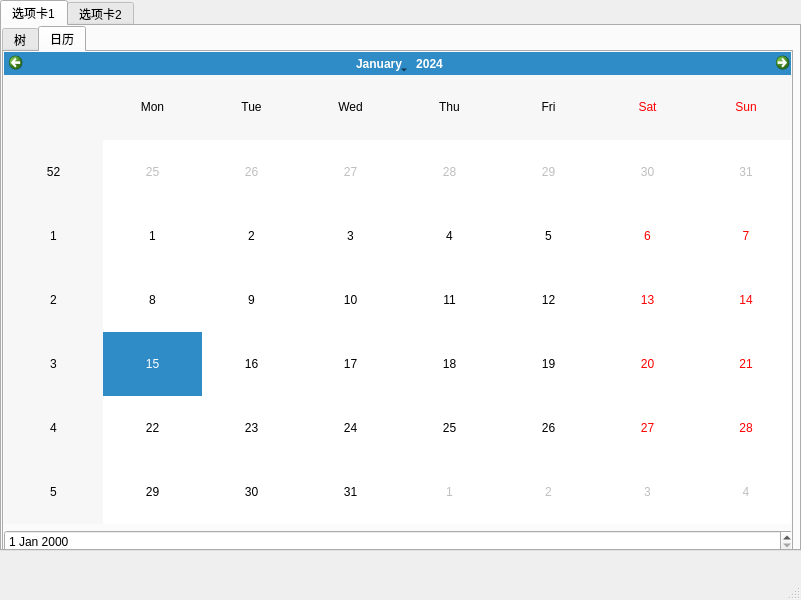
<?xml version="1.0" encoding="UTF-8"?>
<ui version="4.0">
 <class>MainWindow</class>
 <widget class="QMainWindow" name="MainWindow">
  <property name="geometry">
   <rect>
    <x>0</x>
    <y>0</y>
    <width>801</width>
    <height>600</height>
   </rect>
  </property>
  <property name="windowTitle">
   <string>ComplexUI</string>
  </property>
  <widget class="QWidget" name="centralwidget">
   <widget class="QTabWidget" name="tabWidget">
    <property name="geometry">
     <rect>
      <x>0</x>
      <y>0</y>
      <width>801</width>
      <height>551</height>
     </rect>
    </property>
    <property name="currentIndex">
     <number>0</number>
    </property>
    <widget class="QWidget" name="tab">
     <attribute name="title">
      <string>选项卡1</string>
     </attribute>
     <widget class="QTabWidget" name="tabWidget_2">
      <property name="geometry">
       <rect>
        <x>0</x>
        <y>0</y>
        <width>791</width>
        <height>531</height>
       </rect>
      </property>
      <property name="currentIndex">
       <number>1</number>
      </property>
      <widget class="QWidget" name="tab_3">
       <attribute name="title">
        <string>树</string>
       </attribute>
       <widget class="QTreeWidget" name="treeWidget">
        <property name="geometry">
         <rect>
          <x>0</x>
          <y>0</y>
          <width>781</width>
          <height>501</height>
         </rect>
        </property>
        <column>
         <property name="text">
          <string>第1列</string>
         </property>
        </column>
        <column>
         <property name="text">
          <string>New Column</string>
         </property>
        </column>
        <item>
         <property name="text">
          <string>子项目1</string>
         </property>
        </item>
        <item>
         <property name="text">
          <string>子项目2</string>
         </property>
         <item>
          <property name="text">
           <string>子子项目1</string>
          </property>
         </item>
        </item>
       </widget>
      </widget>
      <widget class="QWidget" name="tab_4">
       <attribute name="title">
        <string>日历</string>
       </attribute>
       <widget class="QWidget" name="verticalLayoutWidget">
        <property name="geometry">
         <rect>
          <x>0</x>
          <y>0</y>
          <width>791</width>
          <height>501</height>
         </rect>
        </property>
        <layout class="QVBoxLayout" name="verticalLayout">
         <item>
          <widget class="QCalendarWidget" name="calendarWidget"/>
         </item>
         <item>
          <widget class="QDateEdit" name="dateEdit"/>
         </item>
        </layout>
       </widget>
      </widget>
     </widget>
    </widget>
    <widget class="QWidget" name="tab_2">
     <attribute name="title">
      <string>选项卡2</string>
     </attribute>
     <widget class="QGroupBox" name="groupBox">
      <property name="geometry">
       <rect>
        <x>10</x>
        <y>20</y>
        <width>331</width>
        <height>131</height>
       </rect>
      </property>
      <property name="title">
       <string>功能选择</string>
      </property>
      <widget class="QWidget" name="">
       <property name="geometry">
        <rect>
         <x>90</x>
         <y>30</y>
         <width>55</width>
         <height>62</height>
        </rect>
       </property>
       <layout class="QVBoxLayout" name="verticalLayout_2">
        <item>
         <widget class="QRadioButton" name="radioButton">
          <property name="text">
           <string>默认</string>
          </property>
         </widget>
        </item>
        <item>
         <widget class="QRadioButton" name="radioButton_2">
          <property name="text">
           <string>重置</string>
          </property>
         </widget>
        </item>
        <item>
         <widget class="QRadioButton" name="radioButton_3">
          <property name="text">
           <string>选项3</string>
          </property>
         </widget>
        </item>
       </layout>
      </widget>
     </widget>
     <widget class="QGroupBox" name="groupBox_2">
      <property name="geometry">
       <rect>
        <x>350</x>
        <y>20</y>
        <width>431</width>
        <height>131</height>
       </rect>
      </property>
      <property name="title">
       <string>移动刻度盘</string>
      </property>
      <widget class="QWidget" name="">
       <property name="geometry">
        <rect>
         <x>80</x>
         <y>20</y>
         <width>311</width>
         <height>102</height>
        </rect>
       </property>
       <layout class="QHBoxLayout" name="horizontalLayout">
        <item>
         <widget class="QDial" name="dial"/>
        </item>
        <item>
         <widget class="QLCDNumber" name="lcdNumber"/>
        </item>
       </layout>
      </widget>
     </widget>
     <widget class="QFontComboBox" name="fontComboBox">
      <property name="geometry">
       <rect>
        <x>10</x>
        <y>190</y>
        <width>331</width>
        <height>22</height>
       </rect>
      </property>
     </widget>
     <widget class="QLabel" name="label">
      <property name="geometry">
       <rect>
        <x>10</x>
        <y>220</y>
        <width>331</width>
        <height>211</height>
       </rect>
      </property>
      <property name="text">
       <string>TextLabel</string>
      </property>
      <property name="alignment">
       <set>Qt::AlignCenter</set>
      </property>
     </widget>
     <widget class="QProgressBar" name="progressBar">
      <property name="geometry">
       <rect>
        <x>10</x>
        <y>470</y>
        <width>781</width>
        <height>23</height>
       </rect>
      </property>
      <property name="value">
       <number>24</number>
      </property>
     </widget>
    </widget>
   </widget>
  </widget>
  <widget class="QMenuBar" name="menubar">
   <property name="geometry">
    <rect>
     <x>0</x>
     <y>0</y>
     <width>801</width>
     <height>23</height>
    </rect>
   </property>
  </widget>
  <widget class="QStatusBar" name="statusbar"/>
 </widget>
 <resources/>
 <connections/>
</ui>
